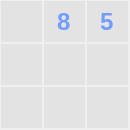
           <widget class="QFrame" name="frame_9">
            <property name="minimumSize">
             <size>
              <width>130</width>
              <height>130</height>
             </size>
            </property>
            <property name="maximumSize">
             <size>
              <width>130</width>
              <height>130</height>
             </size>
            </property>
            <property name="styleSheet">
             <string notr="true">border: none;</string>
            </property>
            <property name="frameShape">
             <enum>QFrame::StyledPanel</enum>
            </property>
            <property name="frameShadow">
             <enum>QFrame::Raised</enum>
            </property>
            <layout class="QGridLayout" name="gridLayout_4" rowstretch="0,0,0" rowminimumheight="0,0,0" columnminimumwidth="0,0,0">
             <property name="leftMargin">
              <number>0</number>
             </property>
             <property name="topMargin">
              <number>0</number>
             </property>
             <property name="rightMargin">
              <number>0</number>
             </property>
             <property name="bottomMargin">
              <number>0</number>
             </property>
             <property name="spacing">
              <number>1</number>
             </property>
             <item row="0" column="0">
              <widget class="QLineEdit" name="l7">
               <property name="minimumSize">
                <size>
                 <width>41</width>
                 <height>41</height>
                </size>
               </property>
               <property name="maximumSize">
                <size>
                 <width>41</width>
                 <height>41</height>
                </size>
               </property>
               <property name="font">
                <font>
                 <pointsize>18</pointsize>
                 <bold>true</bold>
                </font>
               </property>
               <property name="styleSheet">
                <string notr="true">background-color: rgb(227, 227, 227);
color: rgb(114, 156, 255);</string>
               </property>
               <property name="maxLength">
                <number>1</number>
               </property>
               <property name="alignment">
                <set>Qt::AlignCenter</set>
               </property>
              </widget>
             </item>
             <item row="0" column="1">
              <widget class="QLineEdit" name="l8">
               <property name="minimumSize">
                <size>
                 <width>41</width>
                 <height>41</height>
                </size>
               </property>
               <property name="maximumSize">
                <size>
                 <width>41</width>
                 <height>41</height>
                </size>
               </property>
               <property name="font">
                <font>
                 <pointsize>18</pointsize>
                 <bold>true</bold>
                </font>
               </property>
               <property name="styleSheet">
                <string notr="true">background-color: rgb(227, 227, 227);
color: rgb(114, 156, 255);</string>
               </property>
               <property name="text">
                <string>8</string>
               </property>
               <property name="maxLength">
                <number>1</number>
               </property>
               <property name="alignment">
                <set>Qt::AlignCenter</set>
               </property>
              </widget>
             </item>
             <item row="0" column="2">
              <widget class="QLineEdit" name="l9">
               <property name="minimumSize">
                <size>
                 <width>41</width>
                 <height>41</height>
                </size>
               </property>
               <property name="maximumSize">
                <size>
                 <width>41</width>
                 <height>41</height>
                </size>
               </property>
               <property name="font">
                <font>
                 <pointsize>18</pointsize>
                 <bold>true</bold>
                </font>
               </property>
               <property name="styleSheet">
                <string notr="true">background-color: rgb(227, 227, 227);
color: rgb(114, 156, 255);</string>
               </property>
               <property name="text">
                <string>5</string>
               </property>
               <property name="maxLength">
                <number>1</number>
               </property>
               <property name="alignment">
                <set>Qt::AlignCenter</set>
               </property>
              </widget>
             </item>
             <item row="1" column="0">
              <widget class="QLineEdit" name="l16">
               <property name="minimumSize">
                <size>
                 <width>41</width>
                 <height>41</height>
                </size>
               </property>
               <property name="maximumSize">
                <size>
                 <width>41</width>
                 <height>41</height>
                </size>
               </property>
               <property name="font">
                <font>
                 <pointsize>18</pointsize>
                 <bold>true</bold>
                </font>
               </property>
               <property name="styleSheet">
                <string notr="true">background-color: rgb(227, 227, 227);
color: rgb(114, 156, 255);</string>
               </property>
               <property name="maxLength">
                <number>1</number>
               </property>
               <property name="alignment">
                <set>Qt::AlignCenter</set>
               </property>
              </widget>
             </item>
             <item row="1" column="1">
              <widget class="QLineEdit" name="l17">
               <property name="minimumSize">
                <size>
                 <width>41</width>
                 <height>41</height>
                </size>
               </property>
               <property name="maximumSize">
                <size>
                 <width>41</width>
                 <height>41</height>
                </size>
               </property>
               <property name="font">
                <font>
                 <pointsize>18</pointsize>
                 <bold>true</bold>
                </font>
               </property>
               <property name="styleSheet">
                <string notr="true">background-color: rgb(227, 227, 227);
color: rgb(114, 156, 255);</string>
               </property>
               <property name="maxLength">
                <number>1</number>
               </property>
               <property name="alignment">
                <set>Qt::AlignCenter</set>
               </property>
              </widget>
             </item>
             <item row="1" column="2">
              <widget class="QLineEdit" name="l18">
               <property name="minimumSize">
                <size>
                 <width>41</width>
                 <height>41</height>
                </size>
               </property>
               <property name="maximumSize">
                <size>
                 <width>41</width>
                 <height>41</height>
                </size>
               </property>
               <property name="font">
                <font>
                 <pointsize>18</pointsize>
                 <bold>true</bold>
                </font>
               </property>
               <property name="styleSheet">
                <string notr="true">background-color: rgb(227, 227, 227);
color: rgb(114, 156, 255);</string>
               </property>
               <property name="maxLength">
                <number>1</number>
               </property>
               <property name="alignment">
                <set>Qt::AlignCenter</set>
               </property>
              </widget>
             </item>
             <item row="2" column="0">
              <widget class="QLineEdit" name="l25">
               <property name="minimumSize">
                <size>
                 <width>41</width>
                 <height>41</height>
                </size>
               </property>
               <property name="maximumSize">
                <size>
                 <width>41</width>
                 <height>41</height>
                </size>
               </property>
               <property name="font">
                <font>
                 <pointsize>18</pointsize>
                 <bold>true</bold>
                </font>
               </property>
               <property name="styleSheet">
                <string notr="true">background-color: rgb(227, 227, 227);
color: rgb(114, 156, 255);</string>
               </property>
               <property name="maxLength">
                <number>1</number>
               </property>
               <property name="alignment">
                <set>Qt::AlignCenter</set>
               </property>
              </widget>
             </item>
             <item row="2" column="1">
              <widget class="QLineEdit" name="l26">
               <property name="minimumSize">
                <size>
                 <width>41</width>
                 <height>41</height>
                </size>
               </property>
               <property name="maximumSize">
                <size>
                 <width>41</width>
                 <height>41</height>
                </size>
               </property>
               <property name="font">
                <font>
                 <pointsize>18</pointsize>
                 <bold>true</bold>
                </font>
               </property>
               <property name="styleSheet">
                <string notr="true">background-color: rgb(227, 227, 227);
color: rgb(114, 156, 255);</string>
               </property>
               <property name="maxLength">
                <number>1</number>
               </property>
               <property name="alignment">
                <set>Qt::AlignCenter</set>
               </property>
              </widget>
             </item>
             <item row="2" column="2">
              <widget class="QLineEdit" name="l27">
               <property name="minimumSize">
                <size>
                 <width>41</width>
                 <height>41</height>
                </size>
               </property>
               <property name="maximumSize">
                <size>
                 <width>41</width>
                 <height>41</height>
                </size>
               </property>
               <property name="font">
                <font>
                 <pointsize>18</pointsize>
                 <bold>true</bold>
                </font>
               </property>
               <property name="styleSheet">
                <string notr="true">background-color: rgb(227, 227, 227);
color: rgb(114, 156, 255);</string>
               </property>
               <property name="maxLength">
                <number>1</number>
               </property>
               <property name="alignment">
                <set>Qt::AlignCenter</set>
               </property>
              </widget>
             </item>
            </layout>
           </widget>
